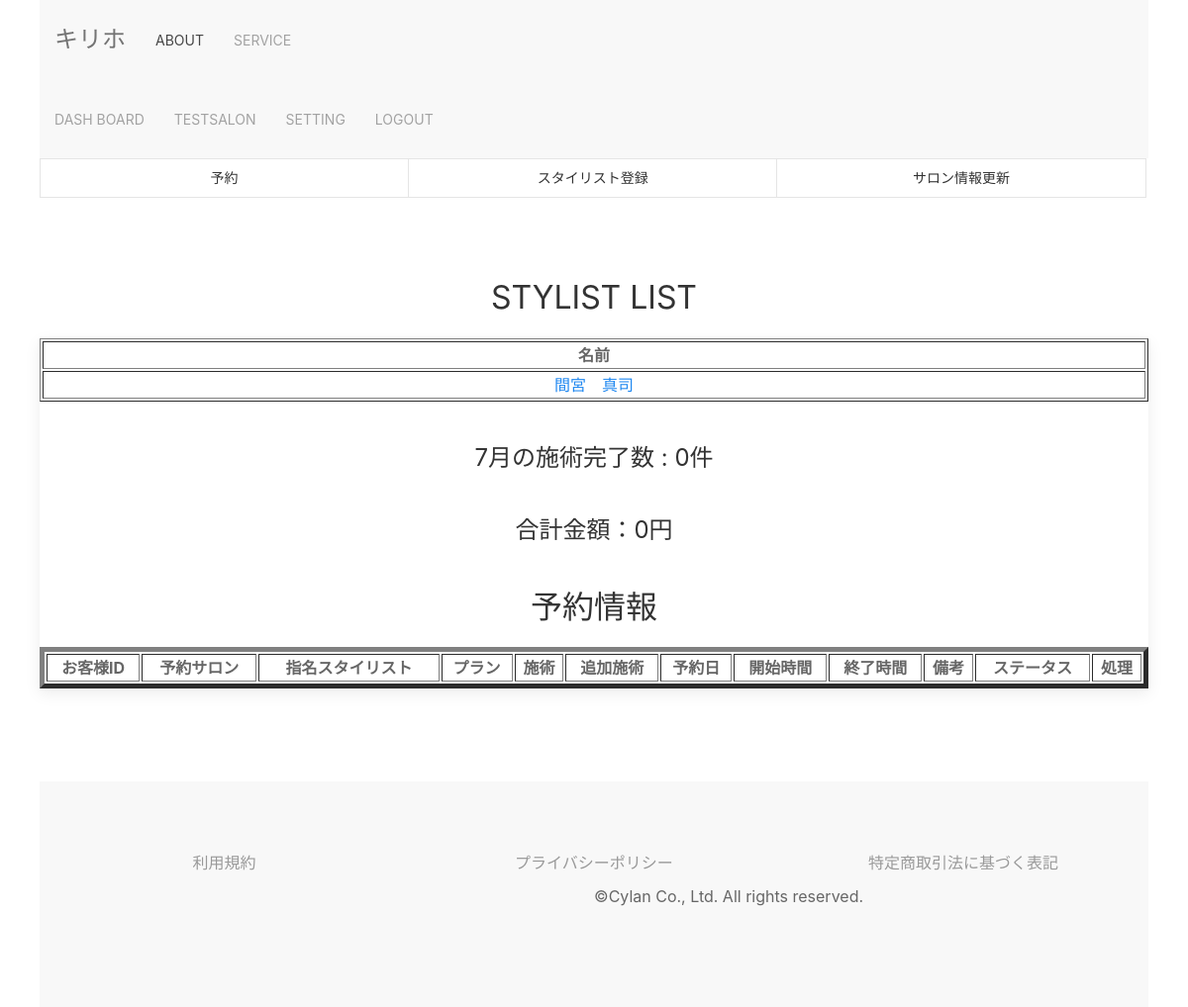
/stylist_list/ (signed in), run on an earlier commit of the app's database.
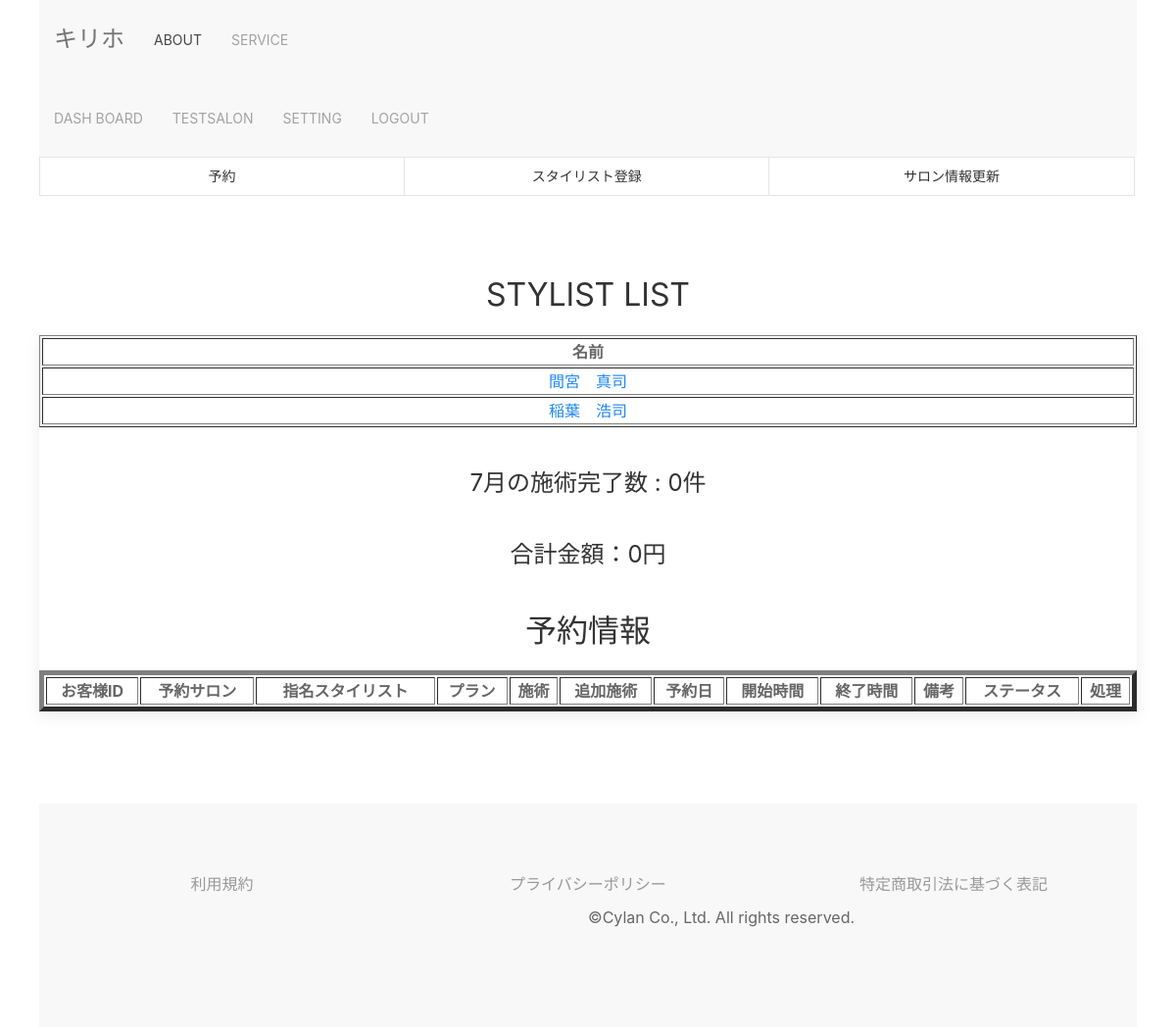
And on a later commit of the database.
### unlimited/models.py (models this page shows, shortened)
class Stylist(models.Model):
    class Meta:
        db_table = 'stylist'
    affiliation_salon = models.ForeignKey(Salon, verbose_name='所属サロン', on_delete=models.PROTECT)
    stylist_name = models.CharField(verbose_name='名前', max_length=255, blank=False, null=False)

### unlimited/views.py (the view)
# urls.py: path('stylist_list/', views.StylistList.as_view(), name='stylist_list'),
class StylistList(generic.ListView):
    model = Stylist
    template_name = 'unlimited/stylist_list.html'
    def get_context_data(self, **kwargs):
        today = timezone.datetime.now().date()
        month = timezone.datetime.now().month
        first_day = today.replace(day=1)
        last_day = (today + relativedelta(month=month + 1)).replace(day=1)
        target_salon = Salon.objects.get(salon=self.request.user.pk)
        reservations = Reservation.objects.filter(salon=target_salon.id, date__gte=first_day).order_by('-date')
        monthly_info = Reservation.objects.filter(salon=target_salon.id, date__gte=first_day,
                                                  date__lt=last_day, status=1)
        monthly_count = monthly_info.count()
        monthly_count_full_cut = monthly_info.filter(treatment=0).count()
        monthly_count_full_color = monthly_info.filter(treatment=1).count()
        monthly_count_mainte_cut = monthly_info.filter(treatment=2).count()
        monthly_count_mainte_color = monthly_info.filter(treatment=3).count()
        salon_info = Salon.objects.filter(salon=self.request.user.pk)
        full_cut_prise = salon_info.values('cut_prise')
        monthly_sales_full_cut = monthly_count_full_cut * full_cut_prise[0]['cut_prise']
        full_color_prise = salon_info.values('color_prise')
        monthly_sales_full_color = monthly_count_full_color * full_color_prise[0]['color_prise']
        mainte_cut_prise = salon_info.values('mainte_cut_prise')
        monthly_sales_mainte_cut = monthly_count_mainte_cut * mainte_cut_prise[0]['mainte_cut_prise']
        mainte_color_prise = salon_info.values('mainte_color_prise')
        monthly_sales_mainte_color = monthly_count_mainte_color * mainte_color_prise[0]['mainte_color_prise']
        monthly_sales = (monthly_sales_full_cut + monthly_sales_full_color + monthly_sales_mainte_cut +
                         monthly_sales_mainte_color)
        context = super().get_context_data(**kwargs)
        context.update({
            'salon_id': target_salon.id,
            'reservations': reservations,
            'month': month,
            'monthly_count': monthly_count,
            'monthly_sales': monthly_sales,
        })
        return context

### unlimited/templates/unlimited/stylist_list.html (shortened to what this page needs)
{% extends "unlimited/base.html" %}
{% block content %}
<div class="uk-button-group uk-flex">
 <a class="uk-button uk-button-default uk-width-1-3 uk-margin-small-bottom" href="{% url 'unlimited:user_search' %}">予約</a>
 <a class="uk-button uk-button-default uk-width-1-3 uk-margin-small-bottom" href="{% url 'unlimited:stylist_create' salon_id %}">スタイリスト登録</a>
 <a class="uk-button uk-button-default uk-width-1-3 uk-margin-small-bottom" href="{% url 'unlimited:salon_update' salon_id %}">サロン情報更新</a>
</div>
<section class="uk-section uk-section-default uk-text-center">
    <h2 class="uk-heading-line uk-text-center">STYLIST LIST</h2>
    <div class="uk-card uk-card-large uk-card-default uk-align-center uk-grid-collapse uk-child-width-1-1@s uk-margin" uk-grid>
       <table border="1" width="250">
         <tr>
          <th>名前</th>
         </tr>
         {% for stylist in stylist_list %}
         <tr>
          {% if salon_id == stylist.affiliation_salon.id %}
           <td>
            <a class="nav-item nav-link" href="{% url 'unlimited:stylist_detail' stylist.pk %}">{{ stylist.stylist_name }}</a>
           </td>
          {% endif %}
         </tr>
         {% endfor %}
       </table>
       <h3 class="uk-heading-line uk-text-center">{{ month }}月の施術完了数 : {{ monthly_count }}件</h3>
       <h3 class="uk-heading-line uk-text-center">合計金額：{{ monthly_sales }}円</h3>
       <h2 class="uk-heading-line uk-text-center">予約情報</h2>
       <table border="5" width="100%">
        <tr>
         <th>お客様ID</th>
         <th>予約サロン</th>
         <th>指名スタイリスト</th>
         <th>プラン</th>
         <th>施術</th>
         <th>追加施術</th>
         <th>予約日</th>
         <th>開始時間</th>
         <th>終了時間</th>
         <th>備考</th>
         <th>ステータス</th>
         <th>処理</th>
        </tr>
       </table>
    </div>
</section>
<br/>
{% endblock %}

What changed in the data, as far as the page shows it:
added Stylist: stylist_name "稲葉 浩司"
